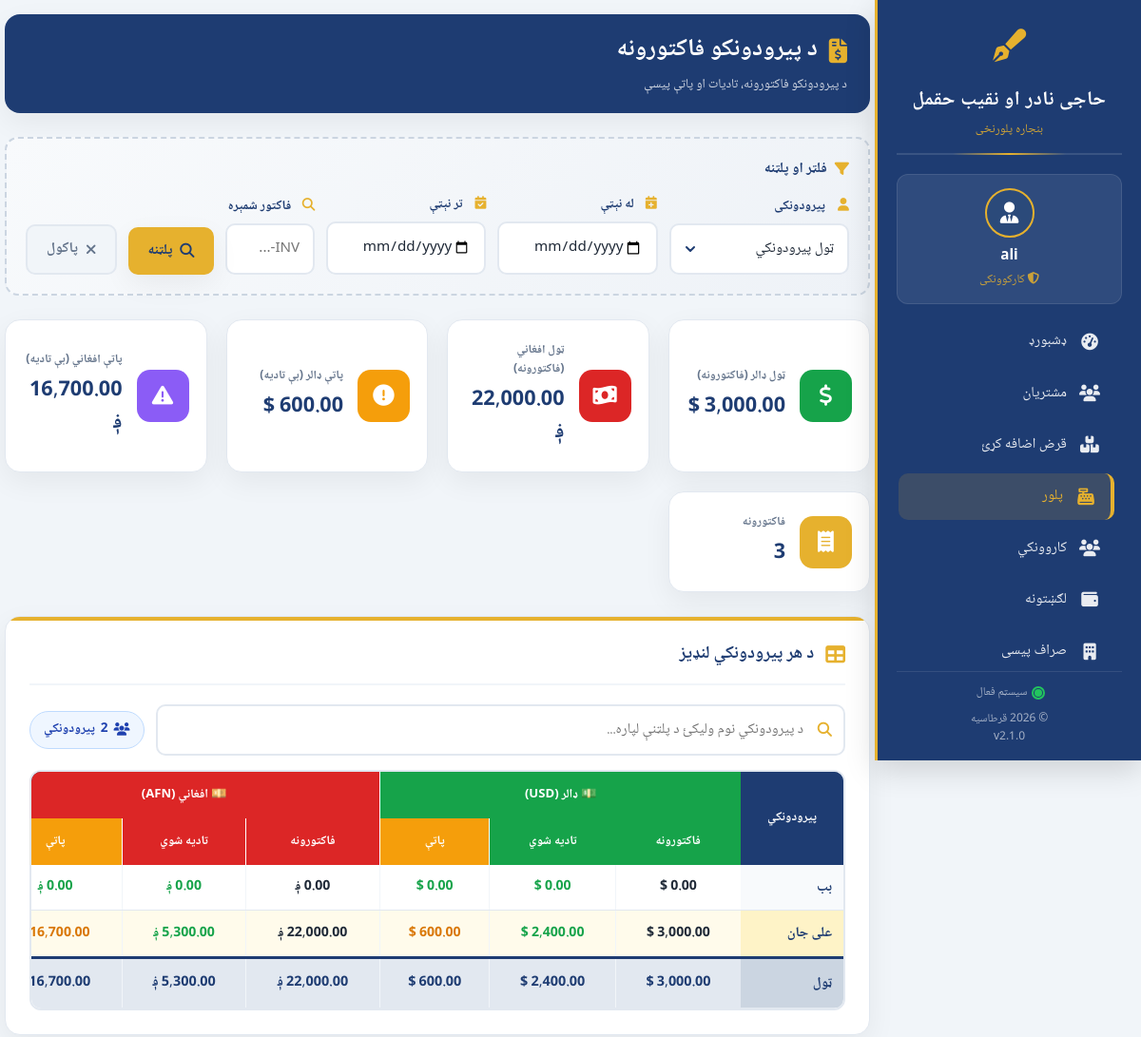
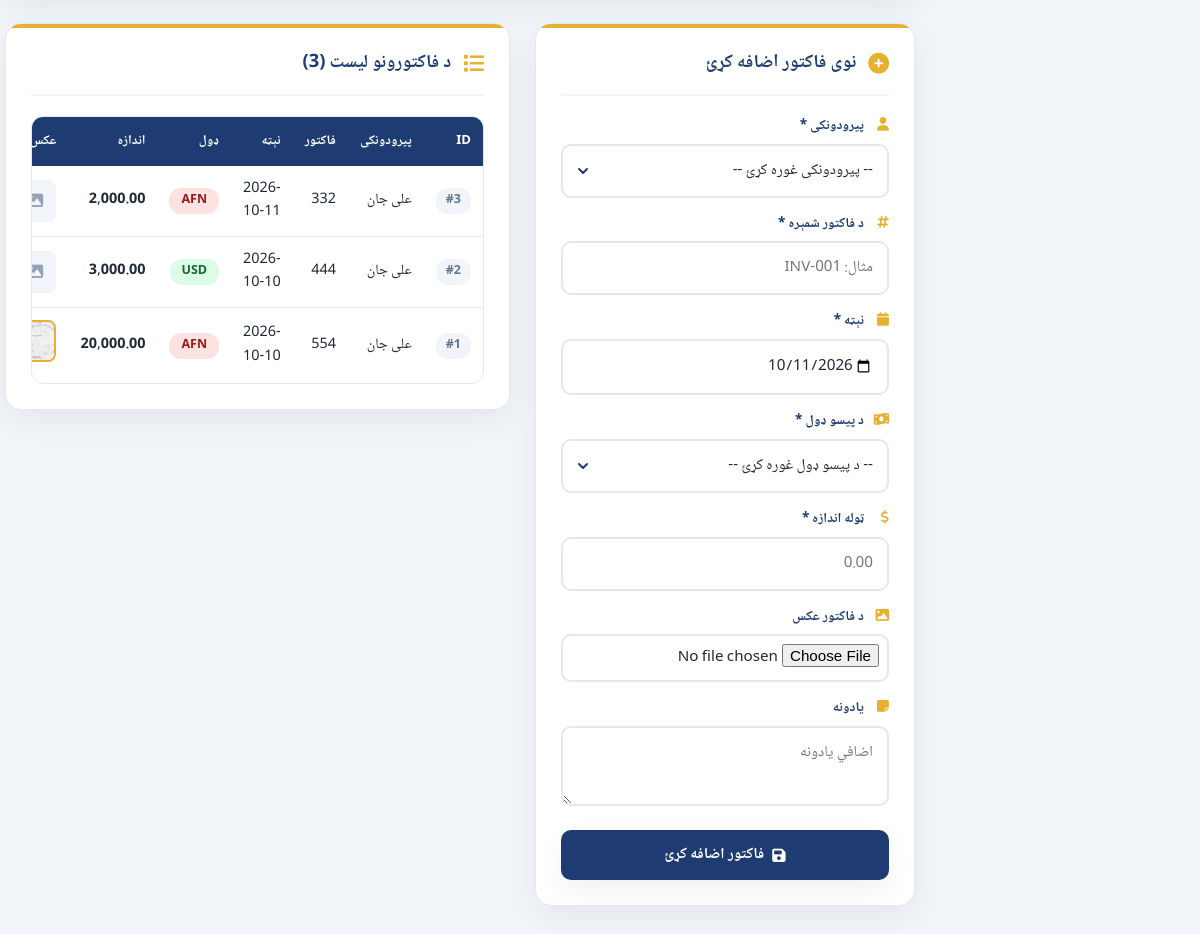
Page /sale.php (signed in) on the committed database (2 pictures, top to bottom).
### tables this page shows
CREATE TABLE `clients` (
  `id` int(11) NOT NULL AUTO_INCREMENT,
  `full_name` varchar(150) NOT NULL,
  `picture` varchar(255) DEFAULT NULL,
  `phone` varchar(30) DEFAULT NULL,
  `address` text DEFAULT NULL,
  `province` varchar(100) DEFAULT NULL,
  `note` text DEFAULT NULL,
  `created_at` timestamp NOT NULL DEFAULT current_timestamp(),
  PRIMARY KEY (`id`)
);

CREATE TABLE `sales` (
  `id` int(11) NOT NULL AUTO_INCREMENT,
  `client_id` int(11) NOT NULL,
  `invoice_number` varchar(100) NOT NULL,
  `invoice_date` date NOT NULL,
  `currency` enum('USD','AFN') NOT NULL,
  `total_amount` decimal(15,2) NOT NULL DEFAULT 0.00,
  `invoice_picture` varchar(255) DEFAULT NULL,
  `note` text DEFAULT NULL,
  `created_at` timestamp NOT NULL DEFAULT current_timestamp(),
  PRIMARY KEY (`id`),
  UNIQUE KEY `invoice_number` (`invoice_number`),
  KEY `client_id` (`client_id`),
  CONSTRAINT `sales_ibfk_1` FOREIGN KEY (`client_id`) REFERENCES `clients` (`id`)
);

### sale.php (the view, shortened to what this page needs)
<?php
require_once 'db.php';
$filter_from     = isset($_GET['from_date']) ? trim($_GET['from_date']) : '';
$filter_to       = isset($_GET['to_date']) ? trim($_GET['to_date']) : '';
$search_invoice  = isset($_GET['search_invoice']) ? trim($_GET['search_invoice']) : '';
$saleWhere = [];
$whereSql = !empty($saleWhere) ? "WHERE " . implode(" AND ", $saleWhere) : "";
$sql = "SELECT s.*, c.full_name AS client_name
        FROM sales s
        LEFT JOIN clients c ON s.client_id = c.id
        $whereSql
        ORDER BY s.id DESC";
$result = mysqli_query($conn, $sql);
$record_count = mysqli_num_rows($result);
$dateCondSales = "";
$dateCondPay = "";
$clientFilterCond = "";
$summarySql = "
    SELECT
        c.id,
        c.full_name,
        COALESCE(sales_usd.total, 0) AS usd_invoiced,
        COALESCE(pays_usd.total, 0) AS usd_paid,
        COALESCE(sales_afn.total, 0) AS afn_invoiced,
        COALESCE(pays_afn.total, 0) AS afn_paid
    FROM clients c
    LEFT JOIN (
        SELECT client_id, SUM(total_amount) AS total
        FROM sales s
        WHERE currency = 'USD' $dateCondSales
        GROUP BY client_id
    ) sales_usd ON c.id = sales_usd.client_id
    LEFT JOIN (
        SELECT client_id, SUM(amount) AS total
        FROM client_payments p
        WHERE currency = 'USD' $dateCondPay
        GROUP BY client_id
    ) pays_usd ON c.id = pays_usd.client_id
    LEFT JOIN (
        SELECT client_id, SUM(total_amount) AS total
        FROM sales s
        WHERE currency = 'AFN' $dateCondSales
        GROUP BY client_id
    ) sales_afn ON c.id = sales_afn.client_id
    LEFT JOIN (
        SELECT client_id, SUM(amount) AS total
        FROM client_payments p
        WHERE currency = 'AFN' $dateCondPay
        GROUP BY client_id
    ) pays_afn ON c.id = pays_afn.client_id
    WHERE 1=1 $clientFilterCond
    ORDER BY c.full_name ASC
";
$summaryResult = $conn->query($summarySql);
$client_summary = [];
$grand_usd_inv = 0; $grand_usd_paid = 0; $grand_usd_unpaid = 0;
$grand_afn_inv = 0; $grand_afn_paid = 0; $grand_afn_unpaid = 0;
if ($summaryResult) {
    while ($r = $summaryResult->fetch_assoc()) {
        $r['usd_unpaid'] = $r['usd_invoiced'] - $r['usd_paid'];
        $r['afn_unpaid'] = $r['afn_invoiced'] - $r['afn_paid'];
        $grand_usd_inv += $r['usd_invoiced'];
        $grand_usd_paid += $r['usd_paid'];
        $grand_usd_unpaid += $r['usd_unpaid'];
        $grand_afn_inv += $r['afn_invoiced'];
        $grand_afn_paid += $r['afn_paid'];
        $grand_afn_unpaid += $r['afn_unpaid'];
        $client_summary[] = $r;
    }
}
$today_date = date('Y-m-d');
?>
<!DOCTYPE html>
<html lang="ps" dir="rtl">
<head>
    <link rel="stylesheet" href="https://cdnjs.cloudflare.com/ajax/libs/font-awesome/6.4.0/css/all.min.css">
</head>
<body>
<?php include 'sidebar.php'; ?>
<div class="main-content">
    <div class="page-header">
        <div>
            <h1><i class="fas fa-file-invoice-dollar"></i> د پیرودونکو فاکتورونه</h1>
            <div class="subtitle">د پیرودونکو فاکتورونه، تادیات او پاتې پیسې</div>
        </div>
    </div>
    <div class="filter-bar">
        <div class="filter-bar-title">
            <i class="fas fa-filter"></i>
            فلټر او پلټنه
        </div>
        <form method="GET">
            <div class="filter-grid">
                <div class="form-group">
                    <label><i class="fas fa-user"></i> پیرودونکی</label>
                    <select name="filter_client">
                        <option value="">ټول پیرودونکي</option>
                    </select>
                </div>
                <div class="form-group">
                    <label><i class="fas fa-calendar-plus"></i> له نېټې</label>
                    <input type="date" name="from_date" value="<?php echo htmlspecialchars($filter_from); ?>">
                </div>
                <div class="form-group">
                    <label><i class="fas fa-calendar-check"></i> تر نېټې</label>
                    <input type="date" name="to_date" value="<?php echo htmlspecialchars($filter_to); ?>">
                </div>
                <div class="form-group">
                    <label><i class="fas fa-search"></i> فاکتور شمېره</label>
                    <input type="text" name="search_invoice" placeholder="INV-..." value="<?php echo htmlspecialchars($search_invoice); ?>">
                </div>
                <button type="submit" class="btn btn-secondary">
                    <i class="fas fa-search"></i> پلټنه
                </button>
                <a href="sales.php" class="btn btn-reset">
                    <i class="fas fa-times"></i> پاکول
                </a>
            </div>
        </form>
    </div>
    <div class="stats-grid">
        <div class="stat-card">
            <div class="stat-icon usd"><i class="fas fa-dollar-sign"></i></div>
            <div class="stat-info">
                <h3>ټول ډالر (فاکتورونه)</h3>
                <p><?php echo number_format($grand_usd_inv, 2); ?> $</p>
            </div>
        </div>
        <div class="stat-card">
            <div class="stat-icon afn"><i class="fas fa-money-bill-wave"></i></div>
            <div class="stat-info">
                <h3>ټول افغاني (فاکتورونه)</h3>
                <p><?php echo number_format($grand_afn_inv, 2); ?> ؋</p>
            </div>
        </div>
        <div class="stat-card">
            <div class="stat-icon unpaid-usd"><i class="fas fa-exclamation-circle"></i></div>
            <div class="stat-info">
                <h3>پاتې ډالر (بې تادیه)</h3>
                <p><?php echo number_format($grand_usd_unpaid, 2); ?> $</p>
            </div>
        </div>
        <div class="stat-card">
            <div class="stat-icon unpaid-afn"><i class="fas fa-exclamation-triangle"></i></div>
            <div class="stat-info">
                <h3>پاتې افغاني (بې تادیه)</h3>
                <p><?php echo number_format($grand_afn_unpaid, 2); ?> ؋</p>
            </div>
        </div>
        <div class="stat-card">
            <div class="stat-icon count"><i class="fas fa-receipt"></i></div>
            <div class="stat-info">
                <h3>فاکتورونه</h3>
                <p><?php echo $record_count; ?></p>
            </div>
        </div>
    </div>
    <div class="card full-width">
        <div class="card-header">
            <i class="fas fa-table"></i>
            <h2>د هر پیرودونکي لنډیز</h2>
        </div>
        <div class="summary-search-bar">
            <div class="search-input-wrap">
                <input type="text"
                       id="clientSearchInput"
                       placeholder="د پیرودونکي نوم ولیکئ د پلټنې لپاره..."
                       oninput="filterClientRows()">
            </div>
            <span class="filter-info" id="filterInfo">
                <i class="fas fa-users"></i>
                <span id="visibleCount"><?php echo count($client_summary); ?></span> پیرودونکي
            </span>
        </div>
        <div class="summary-table-wrapper" id="summaryWrapper">
            <table class="summary-table" id="summaryTable">
                <thead>
                    <tr>
                        <th rowspan="2" style="vertical-align: middle;">پیرودونکي</th>
                        <th colspan="3" class="usd-header">💵 ډالر (USD)</th>
                        <th colspan="3" class="afn-header">💴 افغاني (AFN)</th>
                    </tr>
                    <tr>
                        <th class="usd-header">فاکتورونه</th>
                        <th class="usd-header">تادیه شوي</th>
                        <th class="unpaid-header">پاتې</th>
                        <th class="afn-header">فاکتورونه</th>
                        <th class="afn-header">تادیه شوي</th>
                        <th class="unpaid-header">پاتې</th>
                    </tr>
                </thead>
                <tbody id="summaryTableBody">
                    <?php if (count($client_summary) > 0): ?>
                        <?php foreach ($client_summary as $cs):
                            $has_unpaid = ($cs['usd_unpaid'] > 0.01) || ($cs['afn_unpaid'] > 0.01);
                        ?>
                            <tr class="client-row <?php echo $has_unpaid ? 'row-has-unpaid' : ''; ?>"
                                data-client-name="<?php echo htmlspecialchars(mb_strtolower($cs['full_name'], 'UTF-8')); ?>">
                                <td class="client-name-cell"><?php echo htmlspecialchars($cs['full_name']); ?></td>
                                <td><?php echo number_format($cs['usd_invoiced'], 2); ?> $</td>
                                <td class="paid-value"><?php echo number_format($cs['usd_paid'], 2); ?> $</td>
                                <td class="unpaid-value <?php echo ($cs['usd_unpaid'] <= 0.01) ? 'zero' : ''; ?>">
                                    <?php echo number_format($cs['usd_unpaid'], 2); ?> $
                                </td>
                                <td><?php echo number_format($cs['afn_invoiced'], 2); ?> ؋</td>
                                <td class="paid-value"><?php echo number_format($cs['afn_paid'], 2); ?> ؋</td>
                                <td class="unpaid-value <?php echo ($cs['afn_unpaid'] <= 0.01) ? 'zero' : ''; ?>">
                                    <?php echo number_format($cs['afn_unpaid'], 2); ?> ؋
                                </td>
                            </tr>
                        <?php endforeach; ?>
                    <?php endif; ?>
                </tbody>
                <?php if (count($client_summary) > 0): ?>
                <tfoot id="summaryTableFoot">
                    <tr>
                        <td class="client-name-cell">ټول</td>
                        <td><?php echo number_format($grand_usd_inv, 2); ?> $</td>
                        <td><?php echo number_format($grand_usd_paid, 2); ?> $</td>
                        <td><?php echo number_format($grand_usd_unpaid, 2); ?> $</td>
                        <td><?php echo number_format($grand_afn_inv, 2); ?> ؋</td>
                        <td><?php echo number_format($grand_afn_paid, 2); ?> ؋</td>
                        <td><?php echo number_format($grand_afn_unpaid, 2); ?> ؋</td>
                    </tr>
                </tfoot>
                <?php endif; ?>
            </table>
        </div>
    </div>
    <div class="content-grid">
        <div class="card">
            <div class="card-header">
                <i class="fas fa-plus-circle"></i>
                <h2>نوی فاکتور اضافه کړئ</h2>
            </div>
            <form method="POST" enctype="multipart/form-data">
                <div class="form-group">
                    <label><i class="fas fa-user"></i> پیرودونکی *</label>
                    <select name="client_id" id="saleClientSelect" required>
                        <option value="">-- پیرودونکی غوره کړئ --</option>
                    </select>
                </div>
                <div class="form-group">
                    <label><i class="fas fa-hashtag"></i> د فاکتور شمېره *</label>
                    <input type="text" name="invoice_number" placeholder="مثال: INV-001" required>
                </div>
                <div class="form-group">
                    <label><i class="fas fa-calendar"></i> نېټه *</label>
                    <input type="date" name="invoice_date" value="<?php echo $today_date; ?>" required>
                </div>
                <div class="form-group">
                    <label><i class="fas fa-money-bill-wave"></i> د پیسو ډول *</label>
                    <select name="currency" id="saleCurrencySelect" required>
                        <option value="">-- د پیسو ډول غوره کړئ --</option>
                    </select>
                </div>
                <div class="form-group">
                    <label><i class="fas fa-dollar-sign"></i> ټوله اندازه *</label>
                    <input type="number" name="total_amount" id="saleTotalInput" step="0.01" placeholder="0.00" required>
                </div>
                <div class="form-group">
                    <label><i class="fas fa-image"></i> د فاکتور عکس</label>
                    <input type="file" name="invoice_picture" accept="image/*">
                </div>
                <div class="form-group">
                    <label><i class="fas fa-sticky-note"></i> یادونه</label>
                    <textarea name="note" placeholder="اضافي یادونه"></textarea>
                </div>
                <button type="submit" class="btn btn-primary">
                    <i class="fas fa-save"></i> فاکتور اضافه کړئ
                </button>
            </form>
        </div>
        <div class="card">
            <div class="card-header">
                <i class="fas fa-list"></i>
                <h2>د فاکتورونو لیست (<?php echo $record_count; ?>)</h2>
            </div>
            <div class="table-wrapper">
                <table class="main-table">
                    <thead>
                        <tr>
                            <th>ID</th>
                            <th>پیرودونکی</th>
                            <th>فاکتور</th>
                            <th>نېټه</th>
                            <th>ډول</th>
                            <th>اندازه</th>
                            <th>عکس</th>
                        </tr>
                    </thead>
                    <tbody>
                        <?php if (mysqli_num_rows($result) > 0): ?>
                            <?php while ($row = mysqli_fetch_assoc($result)): ?>
                                <tr>
                                    <td><span class="id-badge">#<?php echo $row['id']; ?></span></td>
                                    <td><?php echo htmlspecialchars($row['client_name'] ?? '—'); ?></td>
                                    <td><?php echo htmlspecialchars($row['invoice_number']); ?></td>
                                    <td><?php echo htmlspecialchars($row['invoice_date']); ?></td>
                                    <td>
                                        <span class="currency-badge currency-<?php echo $row['currency']; ?>">
                                            <?php echo $row['currency']; ?>
                                        </span>
                                    </td>
                                    <td class="amount-cell"><?php echo number_format($row['total_amount'], 2); ?></td>
                                    <td>
                                        <?php if (!empty($row['invoice_picture']) && file_exists(__DIR__ . '/' . $row['invoice_picture'])): ?>
                                            <img src="<?php echo htmlspecialchars($row['invoice_picture']); ?>"
                                                 class="invoice-thumb"
                                                 alt="عکس"
                                                 onclick="openImage('<?php echo htmlspecialchars($row['invoice_picture']); ?>')">
                                        <?php else: ?>
                                            <span class="no-picture"><i class="fas fa-image"></i></span>
                                        <?php endif; ?>
                                    </td>
                                </tr>
                            <?php endwhile; ?>
                        <?php endif; ?>
                    </tbody>
                </table>
            </div>
        </div>
    </div>
</div>
</body>
</html>

### rows in the picture
clients: full_name "بب", usd_invoiced "0.00", usd_paid "0.00", usd_unpaid "0.00", afn_paid "0.00"
clients: full_name "علی جان", usd_invoiced "3,000.00", usd_paid "2,400.00", usd_unpaid "600.00", afn_unpaid "16,700.00…"
sales: id "3", client.full_name "علی جان", invoice_number "332", invoice_date "2026-10-11", currency "AFN", total_amount "2,000.00"
sales: id "2", client.full_name "علی جان", invoice_number "444", invoice_date "2026-10-10", currency "USD", total_amount "3,000.00"
sales: id "1", client.full_name "علی جان", invoice_number "554", invoice_date "2026-10-10", currency "AFN", total_amount "20,000.00", invoice_picture (picture)

### other values in the picture
$current_user "ali"
$grand_afn_inv "22,000.00"
$grand_afn_unpaid "16,700.00"
$record_count "3"
count($client_summary) "2"
$grand_afn_unpaid "16,700.00…"
